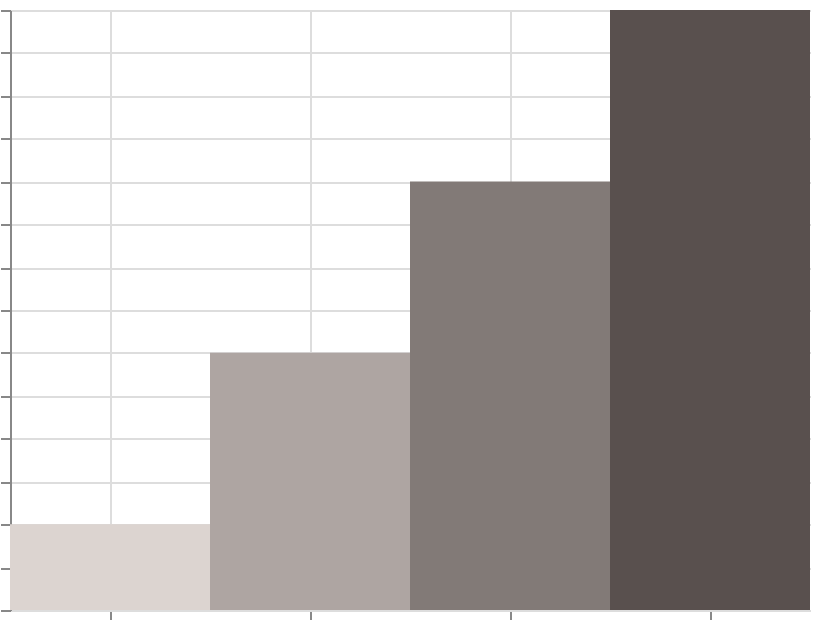

Describe this chart as a Vega-Lite specification.
### Vega specification from a JSON file in a GitHub repository (floating-point values rounded to 4 significant figures)
{"$schema": "https://vega.github.io/schema/vega/v6.json", "width": 400, "height": 300, "padding": 5, "autosize": "none", "data": [{"name": "table", "values": [{"cat": "A", "val": 10}, {"cat": "B", "val": 30}, {"cat": "C", "val": 50}, {"cat": "D", "val": 70}]}], "scales": [{"name": "x", "type": "band", "domain": {"data": "table", "field": "cat", "sort": true}, "range": "width"}, {"name": "y", "type": "linear", "domain": {"data": "table", "field": "val"}, "range": [{"signal": "height"}, 0], "zero": true, "nice": true}, {"name": "color", "type": "linear", "domain": {"data": "table", "field": "val"}, "range": {"scheme": "warmgreys"}}], "marks": [{"type": "rect", "from": {"data": "table"}, "encode": {"update": {"x": {"scale": "x", "field": "cat"}, "width": {"scale": "x", "band": 1}, "y": {"scale": "y", "field": "val"}, "y2": {"scale": "y", "value": 0}, "fill": {"scale": "color", "field": "val"}}}}], "axes": [{"scale": "x", "orient": "bottom", "grid": true, "labels": false}, {"scale": "y", "orient": "left", "grid": true, "labels": false}], "legends": [{"fill": "color"}]}
